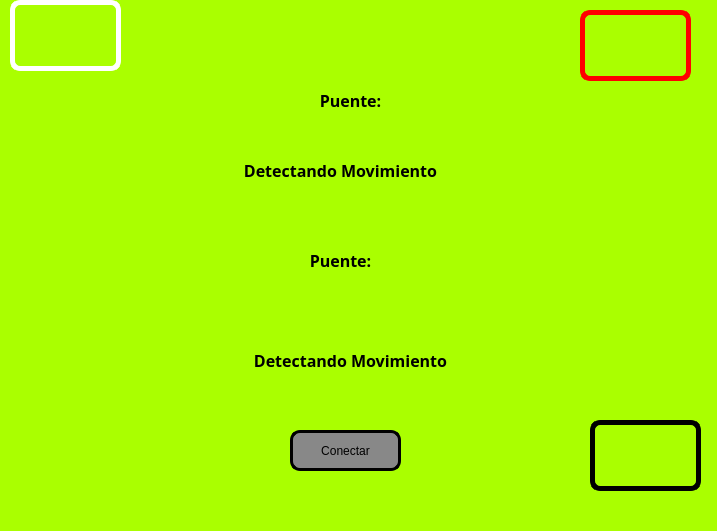
<?xml version="1.0" encoding="UTF-8"?>
<ui version="4.0">
 <class>MainWindow</class>
 <widget class="QMainWindow" name="MainWindow">
  <property name="geometry">
   <rect>
    <x>0</x>
    <y>0</y>
    <width>717</width>
    <height>531</height>
   </rect>
  </property>
  <property name="windowTitle">
   <string>MainWindow</string>
  </property>
  <property name="styleSheet">
   <string notr="true">background-color: rgb(170, 255, 0);</string>
  </property>
  <widget class="QWidget" name="centralwidget">
   <widget class="QLabel" name="label_4">
    <property name="geometry">
     <rect>
      <x>10</x>
      <y>0</y>
      <width>111</width>
      <height>71</height>
     </rect>
    </property>
    <property name="styleSheet">
     <string notr="true">border: 5px solid white;
border-radius: 10px;
</string>
    </property>
    <property name="text">
     <string/>
    </property>
    <property name="pixmap">
     <pixmap resource="../../Unidad 3/recursos.qrc">:/Logos/Imagenes/logo uat.jpg</pixmap>
    </property>
    <property name="scaledContents">
     <bool>true</bool>
    </property>
   </widget>
   <widget class="QLabel" name="label_2">
    <property name="geometry">
     <rect>
      <x>580</x>
      <y>10</y>
      <width>111</width>
      <height>71</height>
     </rect>
    </property>
    <property name="styleSheet">
     <string notr="true">border: 5px solid red;
border-radius: 10px;
</string>
    </property>
    <property name="text">
     <string/>
    </property>
    <property name="pixmap">
     <pixmap resource="../../Unidad 3/recursos.qrc">:/Logos/Imagenes/logo fians.jpg</pixmap>
    </property>
    <property name="scaledContents">
     <bool>true</bool>
    </property>
   </widget>
   <widget class="QLabel" name="label_3">
    <property name="geometry">
     <rect>
      <x>590</x>
      <y>420</y>
      <width>111</width>
      <height>71</height>
     </rect>
    </property>
    <property name="styleSheet">
     <string notr="true">border: 5px solid black;
border-radius: 10px;
</string>
    </property>
    <property name="text">
     <string/>
    </property>
    <property name="pixmap">
     <pixmap resource="../../Unidad 3/recursos.qrc">:/Logos/Imagenes/equipo.jpeg</pixmap>
    </property>
    <property name="scaledContents">
     <bool>true</bool>
    </property>
   </widget>
   <widget class="QPushButton" name="btn_Conectar">
    <property name="geometry">
     <rect>
      <x>290</x>
      <y>430</y>
      <width>111</width>
      <height>41</height>
     </rect>
    </property>
    <property name="styleSheet">
     <string notr="true">background-color: rgb(170, 170, 0);
border-radius: 10px;
background-color: rgb(85, 170, 0);
background-color: rgb(136, 136, 136);
border: 3px solid black;</string>
    </property>
    <property name="text">
     <string>Conectar</string>
    </property>
   </widget>
   <widget class="QLabel" name="lbl_Leds">
    <property name="geometry">
     <rect>
      <x>60</x>
      <y>50</y>
      <width>581</width>
      <height>101</height>
     </rect>
    </property>
    <property name="font">
     <font>
      <family>Rockwell Extra Bold</family>
      <pointsize>12</pointsize>
      <weight>75</weight>
      <bold>true</bold>
     </font>
    </property>
    <property name="text">
     <string>Puente:</string>
    </property>
    <property name="alignment">
     <set>Qt::AlignCenter</set>
    </property>
   </widget>
   <widget class="QLabel" name="lbl_Puente">
    <property name="geometry">
     <rect>
      <x>50</x>
      <y>120</y>
      <width>581</width>
      <height>101</height>
     </rect>
    </property>
    <property name="font">
     <font>
      <family>Rockwell Extra Bold</family>
      <pointsize>12</pointsize>
      <weight>75</weight>
      <bold>true</bold>
     </font>
    </property>
    <property name="text">
     <string>Detectando Movimiento</string>
    </property>
    <property name="alignment">
     <set>Qt::AlignCenter</set>
    </property>
   </widget>
   <widget class="QLabel" name="lbl_Leds_3">
    <property name="geometry">
     <rect>
      <x>50</x>
      <y>210</y>
      <width>581</width>
      <height>101</height>
     </rect>
    </property>
    <property name="font">
     <font>
      <family>Rockwell Extra Bold</family>
      <pointsize>12</pointsize>
      <weight>75</weight>
      <bold>true</bold>
     </font>
    </property>
    <property name="text">
     <string>Puente:</string>
    </property>
    <property name="alignment">
     <set>Qt::AlignCenter</set>
    </property>
   </widget>
   <widget class="QLabel" name="lbl_relevador">
    <property name="geometry">
     <rect>
      <x>60</x>
      <y>310</y>
      <width>581</width>
      <height>101</height>
     </rect>
    </property>
    <property name="font">
     <font>
      <family>Rockwell Extra Bold</family>
      <pointsize>12</pointsize>
      <weight>75</weight>
      <bold>true</bold>
     </font>
    </property>
    <property name="text">
     <string>Detectando Movimiento</string>
    </property>
    <property name="alignment">
     <set>Qt::AlignCenter</set>
    </property>
   </widget>
   <zorder>lbl_Leds</zorder>
   <zorder>label_4</zorder>
   <zorder>label_2</zorder>
   <zorder>label_3</zorder>
   <zorder>btn_Conectar</zorder>
   <zorder>lbl_Puente</zorder>
   <zorder>lbl_Leds_3</zorder>
   <zorder>lbl_relevador</zorder>
  </widget>
  <widget class="QMenuBar" name="menubar">
   <property name="geometry">
    <rect>
     <x>0</x>
     <y>0</y>
     <width>717</width>
     <height>18</height>
    </rect>
   </property>
  </widget>
  <widget class="QStatusBar" name="statusbar"/>
 </widget>
 <resources>
  <include location="../../Unidad 3/recursos.qrc"/>
 </resources>
 <connections/>
</ui>
